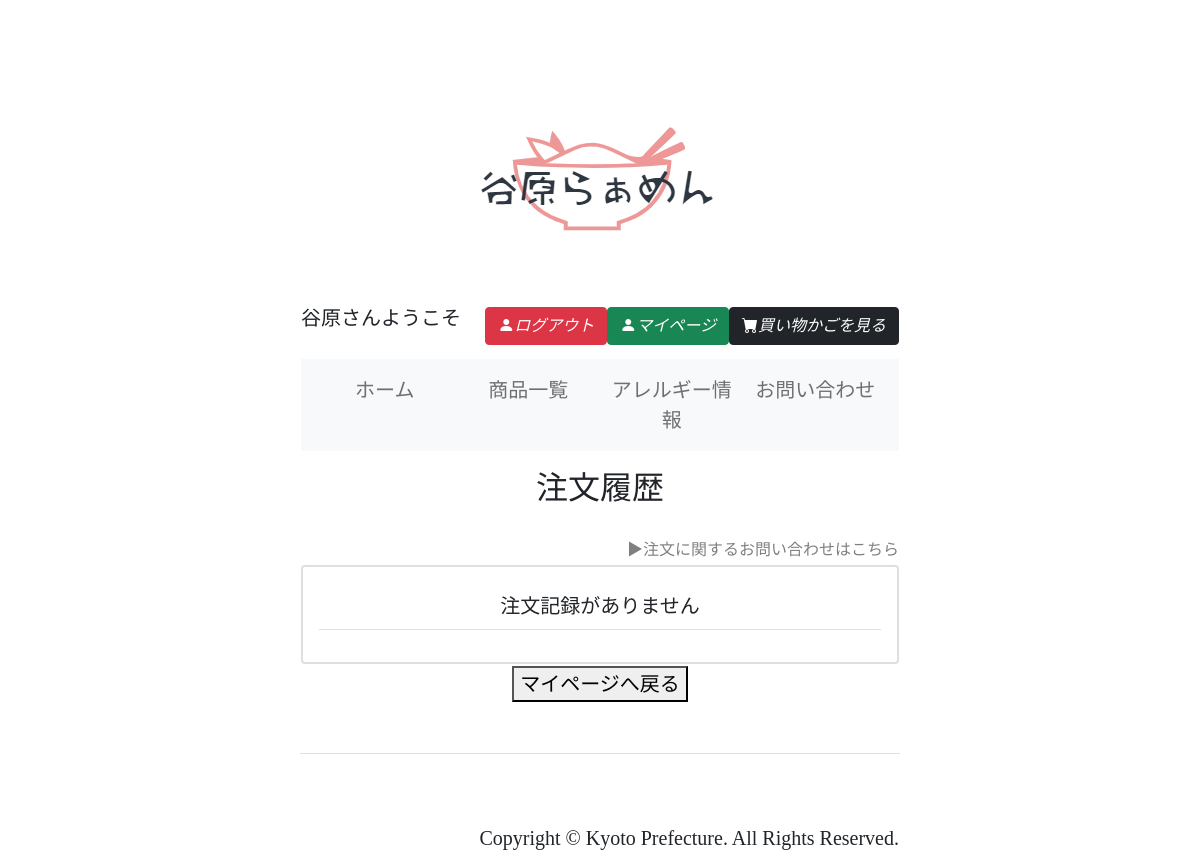
/view/Order_history.php (signed in), run on an earlier commit of the app's database.
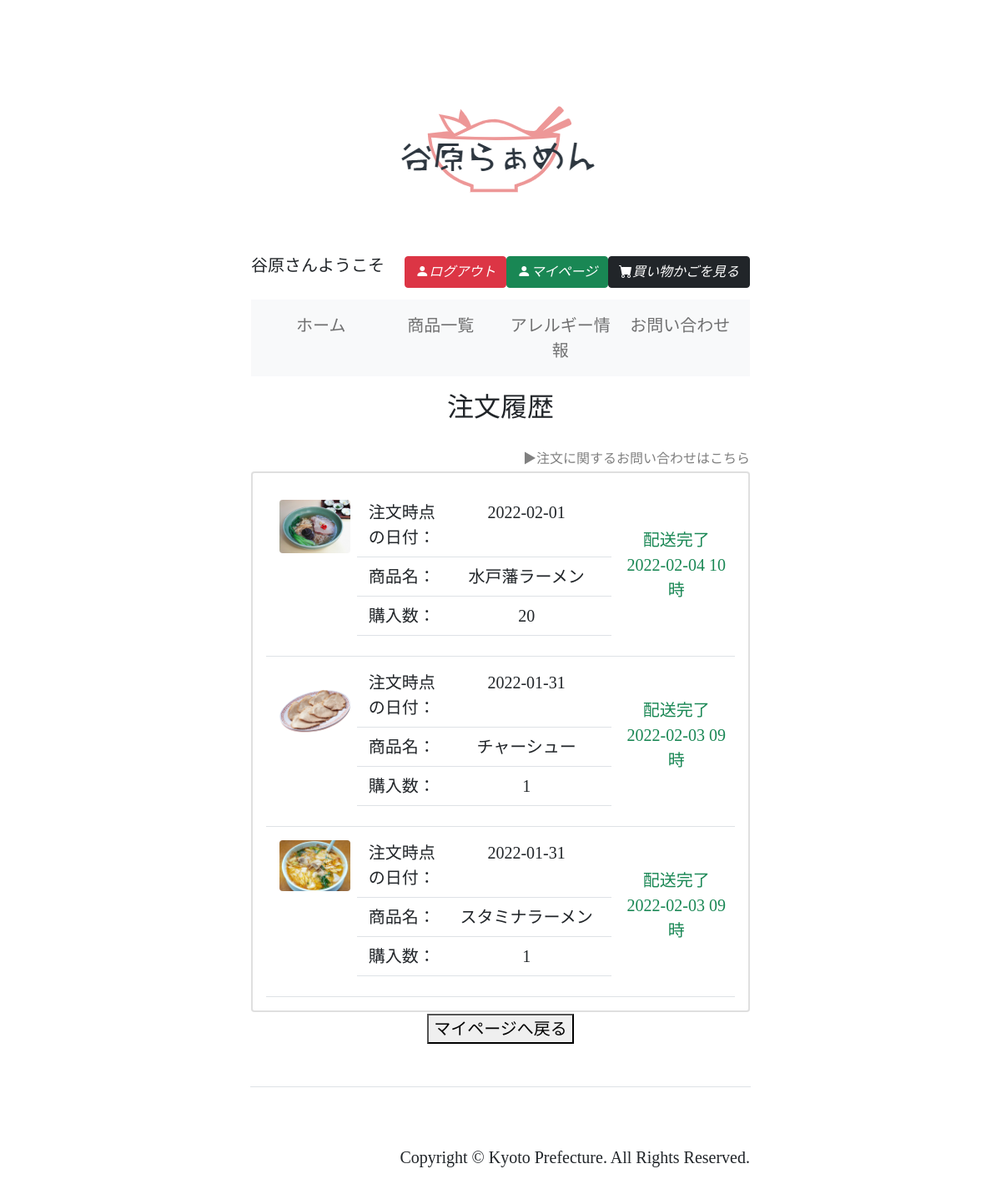
And on a later commit of the database.
### tables this page shows
CREATE TABLE `an_order` (
  `order_id` int(11) NOT NULL,
  `user_id` varchar(255) DEFAULT NULL,
  `delivery_id` int(11) NOT NULL,
  `date` date DEFAULT NULL,
  `total_fee` int(11) DEFAULT NULL
);

CREATE TABLE `product` (
  `product_id` int(11) NOT NULL,
  `emp_id` int(11) NOT NULL,
  `name` varchar(255) DEFAULT NULL,
  `detail` varchar(510) DEFAULT NULL,
  `price` int(11) DEFAULT NULL,
  `sale_flag` tinyint(1) DEFAULT NULL,
  `quality_period` smallint(3) DEFAULT NULL,
  `business_code` int(11) DEFAULT 456128416,
  `checkdigit` int(11) DEFAULT NULL,
  `registration_date` date DEFAULT NULL,
  `evaluation` char(1) DEFAULT '1',
  `delete_flag` tinyint(1) DEFAULT NULL
);

### controller/Control.php (called while the page is built, shortened)
<?php
    include '../model/connect.php';
    try{
        class Control{
            function __construct(){
                $this->db = new Model();
            }
        }
    } catch(PDOException $e){
        print('データベースエラー：'.$e->getMessage());
	    die();
    }
?>

### controller/Order_history.php (called while the page is built, shortened)
<?php
include '../controller/Control.php';
class Order_history extends Control{
    public function get_order(){
        $sql = "SELECT
                    an.order_id, ode.product_id, ode.name, an.date, ode.order_date, ode.img, ode.quantity
                FROM
                    an_order AS an
                LEFT JOIN
                    (
                        SELECT
                            de.order_id, pmg.product_id, pmg.img, de.order_date, pmg.name, de.quantity
                        FROM
                            order_detail AS de
                        LEFT JOIN
                            (
                                SELECT
                                    pro.product_id, pro.name, img.img
                                FROM
                                    product AS pro
                                LEFT JOIN
                                    product_image AS img
                                ON
                                    pro.product_id = img.product_id
                            ) AS pmg
                        ON
                            de.product_id = pmg.product_id
                    ) AS ode
                ON
                    an.order_id = ode.order_id
                WHERE
                    an.user_id = ?
                ORDER BY
                    an.order_id DESC, ode.product_id ASC";
        $params = array(
            $_SESSION['logged_in_id']
        );
        return $this->db->exec_sql_search($sql, $params);
    }
}
?>

### model/connect.php (called while the page is built, shortened)
<?php
class Model
{
    private $DSN = 'mysql:dbname=82;host=localhost;charset=utf8;';
    private $DB_USERNAME = 'office3';
    private $DB_PASSWORD = 'kamogawa';
    private $db;
    function __construct()
    {
        try {
            $this->db = new PDO($this->DSN, $this->DB_USERNAME, $this->DB_PASSWORD);
        } catch (PDOException $e) {
            die($e->getMessage());
        }
    }
    public function exec_sql_search($sql, $params)
    {
        try {
            $stmt = $this->db->prepare($sql);
            $index = 1;
            foreach ($params as $param) {
                $stmt->bindParam($index++, $param);
            };
            $stmt->execute();
            return $stmt->fetchAll();
        } catch (PDOException $e) {
            die($e->getMessage());
        }
    }
}

### view/Order_history.php (the view, shortened to what this page needs)
<?php
include '../controller/Order_history.php';
$order_history = new Order_history();
$result = $order_history->get_order();
?>
<!DOCTYPE html>
<html lang="en">
<head>
    <?php include 'frame/basic_style_info.php'; ?>
    <link href="css/Order_history.css" rel="stylesheet" />
</head>
<body>
    <?php include 'frame/header.php'; ?>
    <table width="100%" align="center" class=" min-vw-50">
        <tr>
            <td height="80px">
                <p class="h2">
                    注文履歴
                </p>
            </td>
        </tr>
        <tr>
            <td align="right">
                <a href="contact.php" class="h6">
                    ▶注文に関するお問い合わせはこちら
                </a>
            </td>
        </tr>
        <tr>
            <td align="center">
                <div class="card border-muted w-100 border-2">
                    <div class="card-body overflow-auto text-muted" id="order-history-overflow">
                        <table class="table h-50" style="max-height:300px">
                            <?php
                            if(!empty($result[0])){
                                foreach($result as $item){
                                ?>
                                <tr>
                                    <td>
                                        <table class="table">
                                            <tr>
                                                <td rowspan="4" align="center" class="w-25 border-0">
                                                    <figure class="figure">
                                                        <img src="<?php echo $item['img']?>" class="figure-img img-fluid rounded" id="order-img">
                                                    </figure>
                                                </td>
                                            </tr>
                                            <tr>
                                                <td align="right" class="w-25">
                                                    注文時点の日付：
                                                </td>
                                                <td align="center" class="w-50">
                                                    <?php echo $item['date'];?>
                                                </td>
                                            </tr>
                                            <tr>
                                                <td align="right">
                                                    商品名：
                                                </td>
                                                <td align="center">
                                                    <?php echo $item['name'];?>
                                                </td>
                                            </tr>
                                            <tr>
                                                <td align="right">
                                                    購入数：
                                                </td>
                                                <td align="center">
                                                    <?php echo $item['quantity'];?>
                                                </td>
                                            </tr>
                                        </table>
                                    </td>
                                    <td align="center" valign="middle" class="w-25">
                                        <?php
                                        if(strtotime(date('Y-m-d')) < strtotime($item['order_date'])){
                                        ?>
                                        <p class="text-danger">
                                            配送中
                                            <br>
                                            <?php echo substr($item['order_date'], 0, 13)?>時に到着予定
                                        </p>
                                        <?php
                                        } else {
                                        ?>
                                            <p class="text-success">
                                                配送完了
                                                <br><?php echo substr($item['order_date'], 0, 13) ?>時
                                            </p>
                                        <?php
                                        }
                                        ?>
                                    </td>
                                </tr>
                                <?php
                                }
                            } else {?>
                            <tr>
                                <td align="center">
                                    注文記録がありません
                                </td>
                            </tr>
                            <?php
                            }
                            ?>
                        </table>
                    </div>
                </div>
            </td>
        </tr>
    </table>
    <table width="100%">
        <tr>
            <td align="center">
                <div class="button_wrapper">
                    <a href="Mypage.php">
                        <button>マイページへ戻る</button>
                    </a>
                </div>
            </td>
        </tr>
    </table>
    <?php include 'frame/footer.php'; ?>
</body>
</html>

### view/frame/basic_style_info.php (shortened to what this page needs)
<link href="https://cdn.jsdelivr.net/npm/bootstrap@5.0.0-beta1/dist/css/bootstrap.min.css" rel="stylesheet" />
<link href="https://cdn.jsdelivr.net/npm/bootstrap-icons@1.5.0/font/bootstrap-icons.css" rel="stylesheet" />
<link href="css/style.css" rel="stylesheet" />

### view/frame/header.php (shortened to what this page needs)
<header>
    <table width="100%">
        <tr>
            <td>
                <a href="Home.php">
                    <figure class="figure">
                        <img src="../img/logo_M.png" class="figure-img img-fluid rounded" alt="谷原らぁめん" />
                    </figure>
                </a>
            </td>
        </tr>
        <tr>
            <td align="right">
                <nav class="navbar navbar-expand navbar-light bg-white">
                    <?php
                    if(isset($_SESSION['logged_in_last_name'])){
                    ?>
                    <p class="text-nowrap">
                        <?php echo $_SESSION['logged_in_last_name'];?>さんようこそ
                    </p>
                    <?php
                    }
                    ?>
                    <div class="navbar-collapse d-flex justify-content-end" id="navbar1">
                        <ul class="navbar-nav ml-auto">
                            <?php
                            if (isset($_SESSION['logged_in_id'])){
                            ?>
                            <button type="submit" class="btn btn-danger" onclick="location.href='../controller/Logout.php'">
                                <font color="white"><i class="bi bi-person-fill text-nowrap">ログアウト</i></font>
                            </button>
                            <button type="submit" class="btn btn-success" onclick="location.href='Mypage.php'">
                                <font color="white"><i class="bi bi-person-fill text-nowrap">マイページ</i></font>
                            </button>
                            <?php
                            } else {
                            ?>
                            <button type="submit" class="btn btn-primary" onclick="location.href='Login.php'">
                                <font color="white"><i class="bi bi-person-fill text-nowrap">ログイン</i></font>
                            </button>
                            <?php
                            }
                            ?>
                            <button type="submit" class="nav-item btn btn-dark text-nowrap" onclick="location.href='Cart.php'">
                                <font color="white"><i class="bi bi-cart-fill">買い物かごを見る</i></font>
                            </button>
                        </ul>
                    </div>
                </nav>
            </td>
        </tr>
        <tr>
            <td width="100%">
                <nav class="navbar navbar-expand-lg navbar-light bg-light">
                    <div class="collapse navbar-collapse justify-content-center container-fluid " id="navbar2">
                        <div class="navbar-nav w-100 nav-justified">
                            <div class="col">
                                <a class="nav-item nav-link" href="Home.php">
                                    ホーム
                                </a>
                            </div>
                            <div class="col">
                                <a class="nav-item nav-link" href="Products_02.php">
                                    商品一覧
                                </a>
                            </div>
                            <div class="col">
                                <a class="nav-item nav-link" href="allergy.php">
                                    アレルギー情報
                                </a>
                            </div>
                            <div class="col">
                                <a class="nav-item nav-link" href="contact.php">
                                    お問い合わせ
                                </a>
                            </div>
                        </div>
                    </div>
                </nav>
            </td>
        </tr>
    </table>
</header>

### view/frame/footer.php
<footer id="footer" class="border-top bg-white" style="height:50px;margin-top:50px;">
    <table width="100%" class="bg-white">
            <tr height="100px">
                <td align="right" valign="bottom">
                    Copyright © Kyoto Prefecture. All Rights Reserved.
                </td>
            </tr>
    </table>
</footer>

### view/css/style.css (style rules this page uses)
.navbar { width: 100%; margin: auto; }
.col { max-width: 500px; max-height: 500px; }
a { color: gray; text-decoration: none; }
body { font-family: "游明朝"; font-size: 20px; margin: 0px auto; padding: 0px; max-width: 50%; text-align: center; padding-top: 5rem; }

### view/css/Order_history.css (style rules this page uses)
#order-img { max-width:85px; max-height:85px; }
#order-history-overflow { max-height:644px; }

What changed in the data, as far as the page shows it:
added an_order: shows a picture, date "2022-02-01", product.name "水戸藩ラーメン", quantity "20", order_date "2022-02-04 10"
added an_order: shows a picture, date "2022-01-31", product.name "チャーシュー", quantity "1", order_date "2022-02-03 09"
added an_order: shows a picture, date "2022-01-31", product.name "スタミナラーメン", quantity "1", order_date "2022-02-03 09"
Also different on the page:
text no longer shown: "注文記録がありません"
